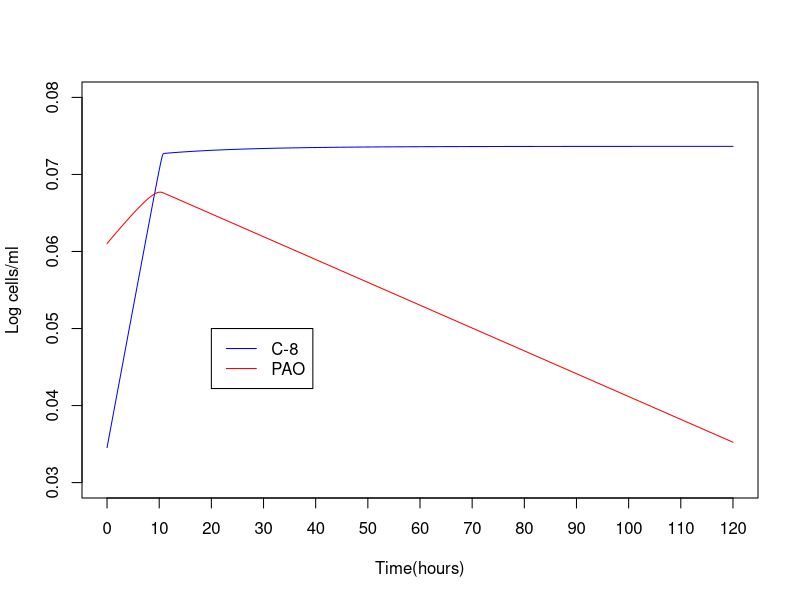
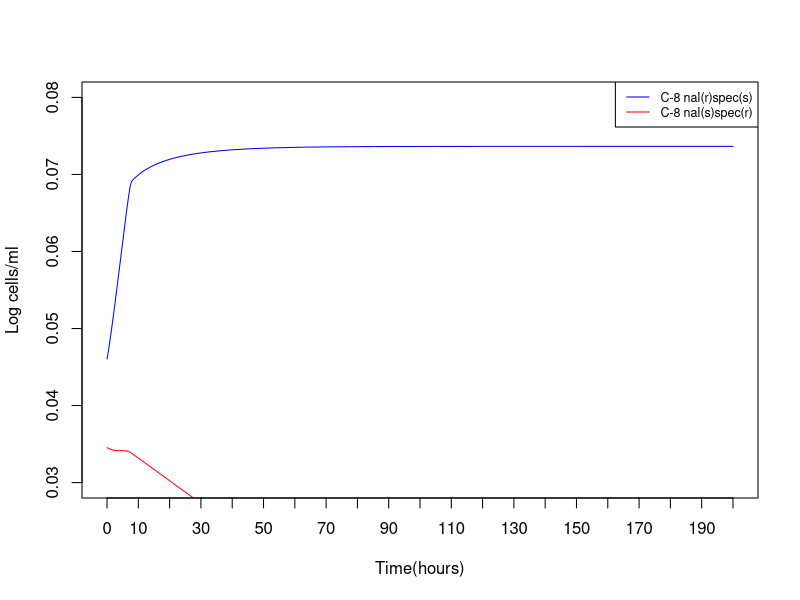
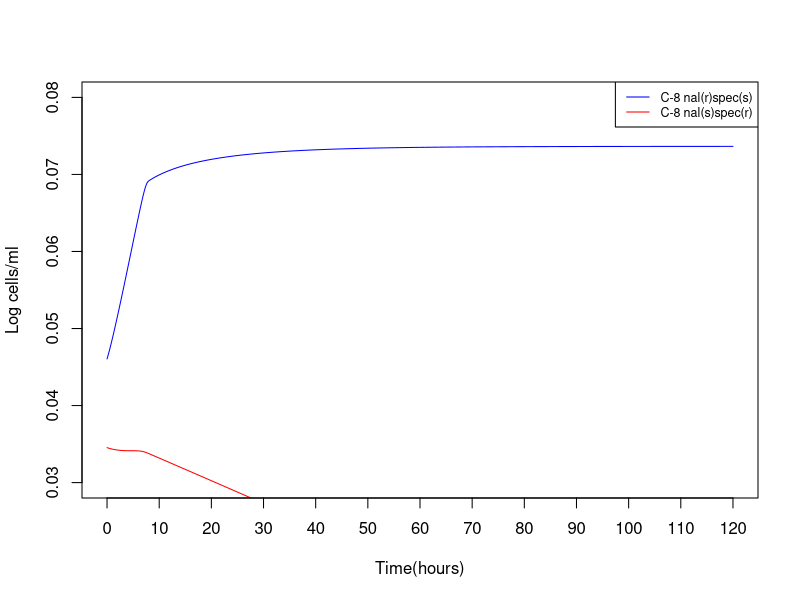
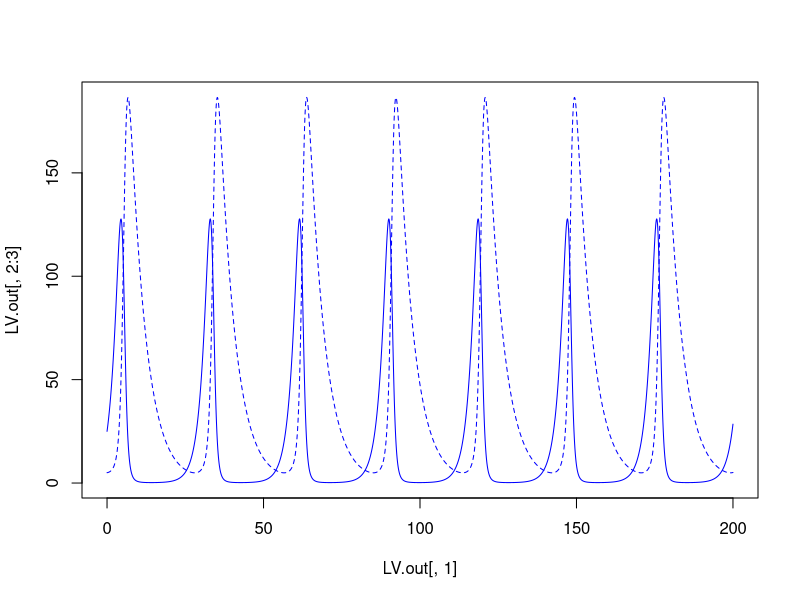

Write R code to recreate these figures, in order.

  
library(deSolve)

#Experiment 1: equal r and D, K_S varies
##sp.1: C-8; sp.2: PAO

###Parameters (time scale in seconds)
S_0 <- 1e-4
D <- (6.0e-2)/3600

y1 <- 2.5e10
K_S1 <- 3.0e-6
mu1 <- 0.81/3600
r1 <- 0.75/3600
J1 <- 2.4e-7

y2 <- 3.8e10
K_S2 <- 3.1e-4
mu2 <- 0.91/3600
r2 <- 0.85/3600
J2 <- 2.19e-5

parameters <- c(S_0=S_0, D=D, y1=y1, K_S1=K_S1, mu1=mu1, r1=r1, J1=J1, y2=y2, K_S2=K_S2, mu2=mu2, r2=r2, J2=J2)


NutriODE <- function(tt, init, parameters) {
  SS <- init[1]
  N1 <- init[2]
  N2 <- init[3]
  with(as.list(parameters), {
  dS.dt <- (S_0-SS)*D - mu1*SS*N1/(y1*(K_S1+SS)) - mu2*SS*N2/(y2*(K_S2+SS))
  dN1.dt <- mu1*SS*N1/(K_S1+SS) - D*N1
  dN2.dt <- mu2*SS*N2/(K_S2+SS) - D*N2
  return(list(c(dS.dt, dN1.dt, dN2.dt)))})
}

init <- c(SS=S_0, N1=1e3, N2=200*1e3)
tseq <- seq(0, 120*3600)

exper1.out <- lsoda( init, tseq, NutriODE, parameters)

plot(exper1.out[,1]/3600, log(exper1.out[,3])/200, col="blue", type="l", ylim = c(0.03, 0.08), xaxt = "n", xlab = "Time(hours)", ylab = "Log cells/ml")
lines(exper1.out[,1]/3600, log(exper1.out[,4])/200, col="red", type="l")
axis(side = 1, at = seq(0, length(exper1.out[,1])/3600, by=10))
legend(20, 0.05, c("C-8", "PAO"), col = c("blue", "red"), lty = c(1, 1))


#Experiment 2: equal K_S and D, r varies
##sp.1: C-8 nal(r)spec(s); sp.2: C-8 nal(s)spec(r)
S_0 <- 5e-6
D <- (7.5e-2)/3600

y1 <- 6.3e10
K_S1 <- 1.6e-6
mu1 <- 0.68/3600
r1 <- 0.61/3600
J1 <- 1.98e-7

y2 <- 6.2e10
K_S2 <- 1.6e-6
mu2 <- 0.96/3600
r2 <- 0.89/3600
J2 <- 1.35e-7

init <- c(SS=S_0, N1=100*1e2, N2=1e3)
tseq <- seq(0, 200*3600)

exper2.out <- lsoda( init, tseq, NutriODE, parameters)

plot(exper2.out[,1]/3600, log(exper2.out[,3])/200, col="blue", type="l", ylim = c(0.03, 0.08), xaxt = "n", xlab = "Time(hours)", ylab = "Log cells/ml")
lines(exper2.out[,1]/3600, log(exper2.out[,4])/200, col="red", type="l")
axis(side = 1, at = seq(0, length(exper2.out[,1])/3600, by=10))
legend("topright", c("C-8 nal(r)spec(s)", "C-8 nal(s)spec(r)"), col = c("blue", "red"), lty = c(1, 1), cex = 0.75)





#Experiment 3: equal J, K_S and r vary
##sp.1: C-8 nal(r)spec(s); sp.2: C-8 nal(s)spec(r)
S_0 <- 5e-6
D <- (7.5e-2)/3600

y1 <- 6.3e10
K_S1 <- 1.6e-6
mu1 <- 0.68/3600
r1 <- 0.61/3600
J1 <- 1.98e-7

y2 <- 6.2e10
K_S2 <- 0.9e-6
mu2 <- 0.41/3600
r2 <- 0.34/3600
J2 <- 1.99e-7

init <- c(SS=S_0, N1=100*1e2, N2=1e3)
tseq <- seq(0, 120*3600)

exper3.out <- lsoda( init, tseq, NutriODE, parameters)

plot(exper3.out[,1]/3600, log(exper3.out[,3])/200, col="blue", type="l", ylim = c(0.03, 0.08), xaxt = "n", xlab = "Time(hours)", ylab = "Log cells/ml")
lines(exper3.out[,1]/3600, log(exper3.out[,4])/200, col="red", type="l")
axis(side = 1, at = seq(0, length(exper3.out[,1])/3600, by=10))
legend("topright", c("C-8 nal(r)spec(s)", "C-8 nal(s)spec(r)"), col = c("blue", "red"), lty = c(1, 1), cex = 0.75)



#########################################
#testbed

#predprey Lotka-Voltera model
LV <- function(t, y, p) {
  N <- y[1]
  P <- y[2]
  with(as.list(p), {
    dN.dt <- r*N - a*P*N
    dP.dt <- -b*P + f*P*N
    return(list(c(dN.dt, dP.dt)))})
}

r <- 0.5; a <- 0.01; f <- 0.01; b <-0.2
p <- c(r=r,a=a,b=b,f=f)
y0 <- c(N=25, P=5)
times <- seq(0, 200, 0.1)
LV.out <- lsoda(y=y0, times, LV, p)

matplot(LV.out[,1], LV.out[,2:3], col="blue", type="l")
